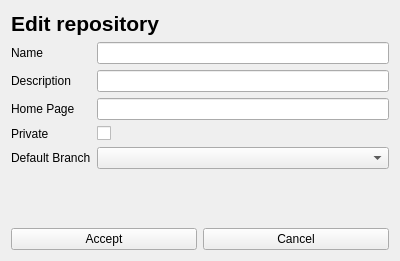
<?xml version="1.0" encoding="UTF-8"?>
<ui version="4.0">
    <class>RepositoryEdit</class>
    <widget class="QWidget" name="RepositoryEdit">
        <property name="geometry">
            <rect>
                <x>0</x>
                <y>0</y>
                <width>400</width>
                <height>261</height>
            </rect>
        </property>
        <property name="windowTitle">
            <string>Edit repository</string>
        </property>
        <layout class="QVBoxLayout" name="verticalLayout">
            <item>
                <widget class="QLabel" name="label">
                    <property name="sizePolicy">
                        <sizepolicy hsizetype="Fixed" vsizetype="Fixed">
                            <horstretch>0</horstretch>
                            <verstretch>0</verstretch>
                        </sizepolicy>
                    </property>
                    <property name="font">
                        <font>
                            <pointsize>16</pointsize>
                            <bold>true</bold>
                        </font>
                    </property>
                    <property name="text">
                        <string>Edit repository</string>
                    </property>
                </widget>
            </item>
            <item>
                <layout class="QFormLayout" name="formLayout">
                    <item row="0" column="0">
                        <widget class="QLabel" name="nameLabel">
                            <property name="text">
                                <string>Name</string>
                            </property>
                        </widget>
                    </item>
                    <item row="0" column="1">
                        <widget class="QLineEdit" name="nameLineEdit"/>
                    </item>
                    <item row="1" column="0">
                        <widget class="QLabel" name="descriptionLabel">
                            <property name="text">
                                <string>Description</string>
                            </property>
                        </widget>
                    </item>
                    <item row="1" column="1">
                        <widget class="QLineEdit" name="descriptionLineEdit"/>
                    </item>
                    <item row="2" column="0">
                        <widget class="QLabel" name="homePageLabel">
                            <property name="text">
                                <string>Home Page</string>
                            </property>
                        </widget>
                    </item>
                    <item row="2" column="1">
                        <widget class="QLineEdit" name="homePageLineEdit"/>
                    </item>
                    <item row="3" column="0">
                        <widget class="QLabel" name="privateLabel">
                            <property name="text">
                                <string>Private</string>
                            </property>
                        </widget>
                    </item>
                    <item row="3" column="1">
                        <widget class="QCheckBox" name="privateCheckBox"/>
                    </item>
                    <item row="4" column="0">
                        <widget class="QLabel" name="defaultBranchLabel">
                            <property name="text">
                                <string>Default Branch</string>
                            </property>
                        </widget>
                    </item>
                    <item row="4" column="1">
                        <widget class="QComboBox" name="defaultBranchComboBox"/>
                    </item>
                </layout>
            </item>
            <item>
                <spacer name="verticalSpacer">
                    <property name="orientation">
                        <enum>Qt::Vertical</enum>
                    </property>
                    <property name="sizeHint" stdset="0">
                        <size>
                            <width>20</width>
                            <height>40</height>
                        </size>
                    </property>
                </spacer>
            </item>
            <item>
                <layout class="QHBoxLayout" name="horizontalLayout">
                    <property name="sizeConstraint">
                        <enum>QLayout::SetDefaultConstraint</enum>
                    </property>
                    <item>
                        <widget class="QPushButton" name="acceptButton">
                            <property name="text">
                                <string>Accept</string>
                            </property>
                        </widget>
                    </item>
                    <item>
                        <widget class="QPushButton" name="cancelButton">
                            <property name="text">
                                <string>Cancel</string>
                            </property>
                        </widget>
                    </item>
                </layout>
            </item>
        </layout>
    </widget>
    <resources/>
    <connections/>
</ui>
